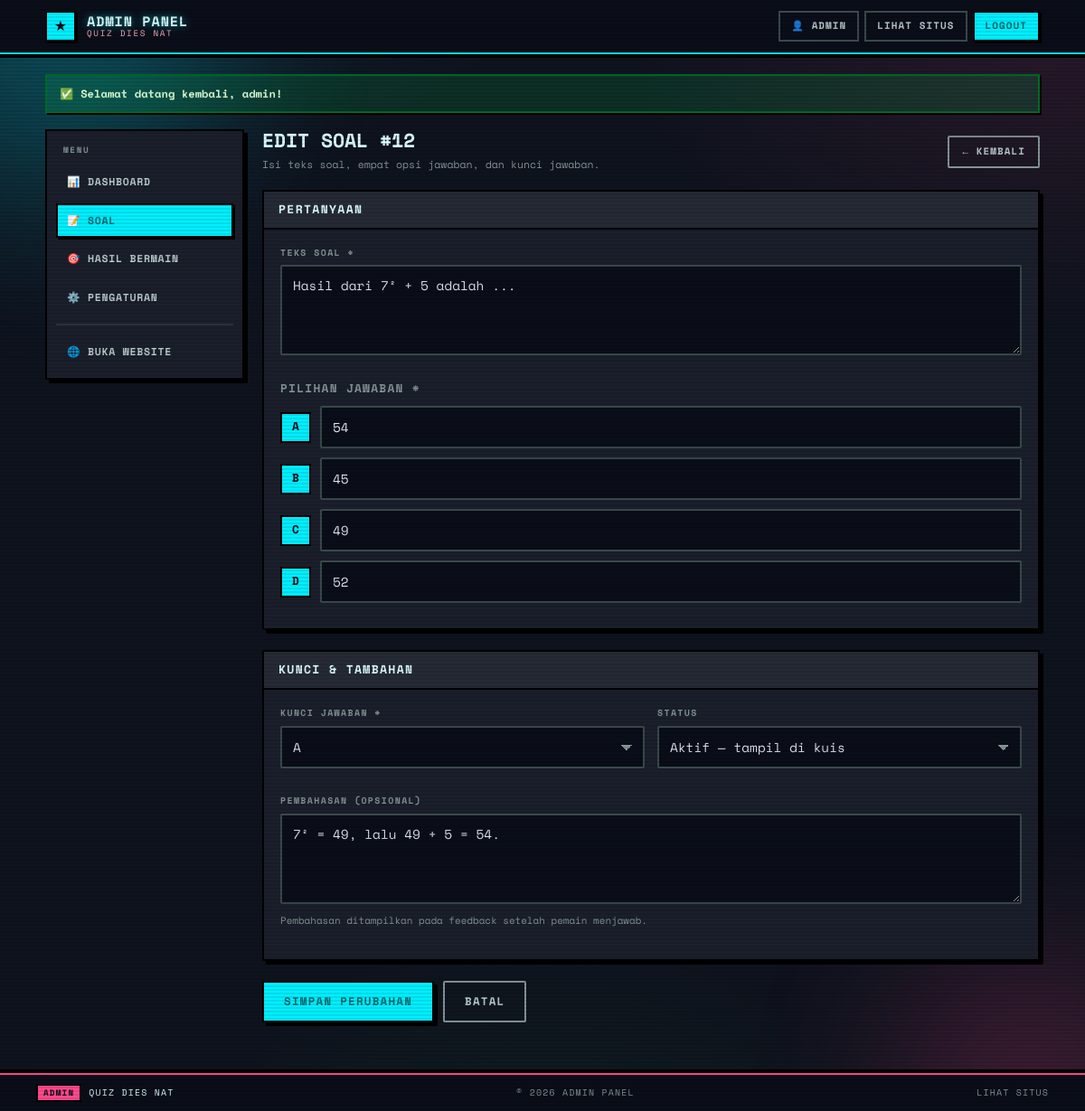
Screenshot of /admin/question_form.php?id=12 (signed in) with the database file from the repository.
### tables this page shows
CREATE TABLE IF NOT EXISTS `settings` (
    `setting_key`   VARCHAR(50)  NOT NULL,
    `setting_value` VARCHAR(255) NOT NULL,
    PRIMARY KEY (`setting_key`)
);

CREATE TABLE IF NOT EXISTS `questions` (
    `id`             INT UNSIGNED NOT NULL AUTO_INCREMENT,
    `question`       TEXT         NOT NULL,
    `option_a`       VARCHAR(255) NOT NULL,
    `option_b`       VARCHAR(255) NOT NULL,
    `option_c`       VARCHAR(255) NOT NULL,
    `option_d`       VARCHAR(255) NOT NULL,
    `correct_answer` ENUM('A','B','C','D') NOT NULL,
    `explanation`    TEXT         NULL,
    `is_active`      TINYINT(1)   NOT NULL DEFAULT 1,
    `created_at`     TIMESTAMP    NOT NULL DEFAULT CURRENT_TIMESTAMP,
    `updated_at`     TIMESTAMP    NOT NULL DEFAULT CURRENT_TIMESTAMP ON UPDATE CURRENT_TIMESTAMP,
    PRIMARY KEY (`id`),
    KEY `idx_questions_active` (`is_active`)
);

### includes/functions.php (called while the page is built, shortened)
<?php
function e(?string $value): string
{
    return htmlspecialchars((string) $value, ENT_QUOTES | ENT_SUBSTITUTE, 'UTF-8');
}
function settings_all(PDO $pdo): array
{
    static $cache = null;
    if ($cache === null) {
        $cache = [];
        foreach ($pdo->query('SELECT setting_key, setting_value FROM settings')->fetchAll() as $row) {
            $cache[$row['setting_key']] = $row['setting_value'];
        }
    }
    return $cache;
}
function setting(PDO $pdo, string $key, string $default = ''): string
{
    $all = settings_all($pdo);
    return $all[$key] ?? $default;
}
function flash_get(): ?array
{
    $flash = $_SESSION['flash'];
    return $flash;
}

### admin/question_form.php (the view, shortened to what this page needs)
<?php
require_once dirname(__DIR__) . '/includes/functions.php';
$id       = (int) ($_GET['id'] ?? 0);
$isEdit   = $id > 0;
$question = [
    'question'       => '',
    'option_a'       => '',
    'option_b'       => '',
    'option_c'       => '',
    'option_d'       => '',
    'correct_answer' => 'A',
    'explanation'    => '',
    'is_active'      => 1,
];
if ($isEdit) {
    $stmt = $pdo->prepare('SELECT * FROM questions WHERE id = ? LIMIT 1');
    $stmt->execute([$id]);
    $found = $stmt->fetch();
    $question = $found;
}
$adminPage  = 'questions';
require __DIR__ . '/includes/layout_head.php';
?>
<div class="page-head">
    <div>
        <h1><?= $isEdit ? 'Edit Soal #' . $id : 'Tambah Soal' ?></h1>
        <p>Isi teks soal, empat opsi jawaban, dan kunci jawaban.</p>
    </div>
    <a class="btn btn-sm btn-outline" href="<?= e(APP_URL) ?>/admin/questions.php">← Kembali</a>
</div>
<form method="post" novalidate>
    <div class="panel">
        <div class="panel-head"><h2>Pertanyaan</h2></div>
        <div class="panel-body">
            <div class="field">
                <label for="question">Teks soal *</label>
                <textarea class="input" id="question" name="question" maxlength="2000" required
                          placeholder="Tulis pertanyaan di sini…"><?= e((string) $question['question']) ?></textarea>
            </div>
            <h3 style="font-family:var(--font-body);font-size:.8rem;letter-spacing:.1em;text-transform:uppercase;color:var(--text-dim);margin:22px 0 12px">
                Pilihan jawaban *
            </h3>
            <?php foreach (OPTION_LETTERS as $letter): ?>
                <?php $key = 'option_' . strtolower($letter); ?>
                <div class="option-row">
                    <span class="option-letter" aria-hidden="true"><?= $letter ?></span>
                    <div style="flex:1">
                        <input class="input" type="text" id="<?= $key ?>" name="<?= $key ?>" maxlength="255"
                               value="<?= e((string) $question[$key]) ?>" required
                               placeholder="Isi opsi <?= $letter ?>…">
                    </div>
                </div>
            <?php endforeach; ?>
        </div>
    </div>
    <div class="panel">
        <div class="panel-head"><h2>Kunci &amp; tambahan</h2></div>
        <div class="panel-body">
            <div class="form-grid">
                <div class="field">
                    <label for="correct_answer">Kunci jawaban *</label>
                    <select class="input" id="correct_answer" name="correct_answer" required>
                        <?php foreach (OPTION_LETTERS as $letter): ?>
                            <option value="<?= $letter ?>" <?= $question['correct_answer'] === $letter ? 'selected' : '' ?>>
                                <?= $letter ?>
                            </option>
                        <?php endforeach; ?>
                    </select>
                </div>
                <div class="field">
                    <label for="is_active">Status</label>
                    <select class="input" id="is_active" name="is_active">
                        <option value="1" <?= (int) $question['is_active'] === 1 ? 'selected' : '' ?>>Aktif — tampil di kuis</option>
                    </select>
                </div>
                <div class="field full">
                    <label for="explanation">Pembahasan (opsional)</label>
                    <textarea class="input" id="explanation" name="explanation" maxlength="2000"
                              placeholder="Jelaskan mengapa jawaban tersebut benar…"><?= e((string) ($question['explanation'] ?? '')) ?></textarea>
                    <span class="hint">Pembahasan ditampilkan pada feedback setelah pemain menjawab.</span>
                </div>
            </div>
        </div>
    </div>
    <div style="display:flex;gap:10px;flex-wrap:wrap">
        <button class="btn" type="submit"><?= $isEdit ? 'Simpan Perubahan' : 'Simpan Soal' ?></button>
        <a class="btn btn-outline" href="<?= e(APP_URL) ?>/admin/questions.php">Batal</a>
    </div>
</form>
<?php require __DIR__ . '/includes/layout_foot.php'; ?>

### admin/includes/layout_head.php (shortened to what this page needs)
<?php
$adminPage  = $adminPage  ?? '';
$flash      = flash_get();
$navItems = [
    'dashboard' => ['dashboard.php', '📊', 'Dashboard'],
    'questions' => ['questions.php', '📝', 'Soal'],
    'results'   => ['results.php', '🎯', 'Hasil Bermain'],
    'settings'  => ['settings.php', '⚙️', 'Pengaturan'],
];
?>
<!DOCTYPE html>
<html lang="id">
<head>
    <link rel="stylesheet" href="<?= e(APP_URL) ?>/assets/css/style.css">
</head>
<body class="page-admin" data-base="<?= e(APP_URL) ?>">
<div class="bg-orbs" aria-hidden="true"><span class="orb orb-1"></span><span class="orb orb-2"></span></div>
<header class="site-header">
    <div class="header-inner">
        <a class="brand" href="<?= e(APP_URL) ?>/admin/dashboard.php">
            <span class="brand-mark" aria-hidden="true">★</span>
            <span class="brand-text">
                <b>Admin Panel</b>
                <small><?= e(setting($pdo, 'quiz_title', 'Quiz Dies Nat')) ?></small>
            </span>
        </a>
        <nav class="site-nav" aria-label="Navigasi admin">
            <span class="nav-link" style="cursor:default">👤 <?= e((string) ($_SESSION['admin_username'] ?? '')) ?></span>
            <a class="nav-link" href="<?= e(APP_URL) ?>/index.php" target="_blank" rel="noopener">Lihat Situs</a>
            <a class="nav-link nav-link-accent" href="<?= e(APP_URL) ?>/admin/logout.php"
               onclick="return confirm('Keluar dari panel admin?')">Logout</a>
        </nav>
    </div>
</header>
<main class="site-main">
<?php if ($flash): ?>
    <div class="alert alert-<?= $flash['type'] === 'error' ? 'err' : ($flash['type'] === 'success' ? 'ok' : 'info') ?>">
        <span aria-hidden="true"><?= $flash['type'] === 'error' ? '⚠️' : '✅' ?></span>
        <span><?= e($flash['message']) ?></span>
    </div>
<?php endif; ?>
<div class="admin-shell">
    <aside class="admin-side">
        <div class="admin-side-title">Menu</div>
        <nav class="admin-nav" aria-label="Menu admin">
            <?php foreach ($navItems as $key => [$file, $icon, $label]): ?>
                <a href="<?= e(APP_URL) ?>/admin/<?= e($file) ?>" class="<?= $adminPage === $key ? 'active' : '' ?>">
                    <span aria-hidden="true"><?= $icon ?></span> <?= e($label) ?>
                </a>
            <?php endforeach; ?>
            <div class="sep"></div>
            <a href="<?= e(APP_URL) ?>/index.php" target="_blank" rel="noopener">
                <span aria-hidden="true">🌐</span> Buka Website
            </a>
        </nav>
    </aside>
    <div class="admin-main">

### rows the page displays
settings: setting_value "QUIZ DIES NAT"
questions: question "Hasil dari 7² + 5 adalah ...", option_a "54", option_b "45", option_c "49", option_d "52", correct_answer "A", is_active "Aktif — tampil di kuis", explanation "7² = 49, lalu 49 + 5 = 54."

### other values shown
$_SESSION['admin_username'] "ADMIN"
$flash['message'] "Selamat datang kembali, admin!"
$icon "📊"
$label "DASHBOARD"
$icon "📝"
$label "SOAL"
$icon "🎯"
$label "HASIL BERMAIN"
$icon "⚙️"
$label "PENGATURAN"
$id "12"
$letter "A"
$letter "B"
$letter "C"
$letter "D"
